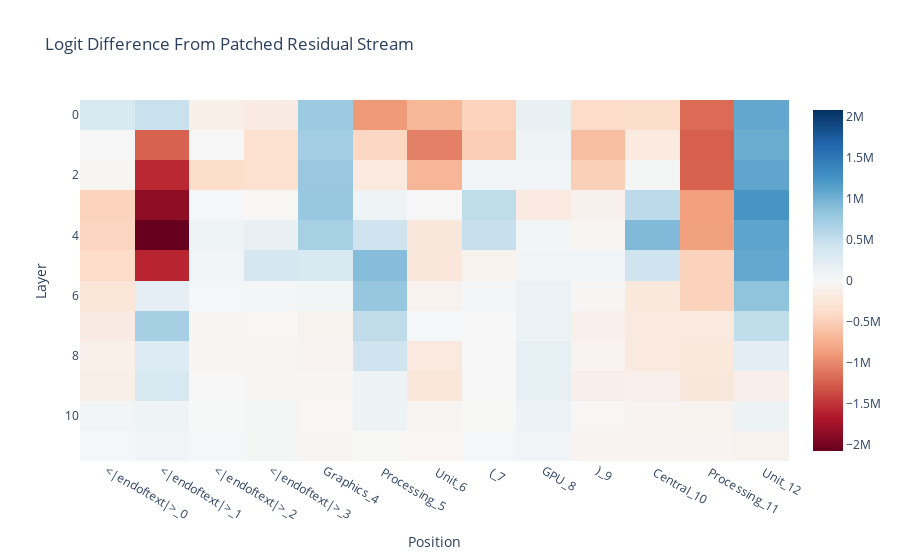

Notebook code cell kept with this figure:
### Code cell
prompt_position_labels = [
    f"{tok}_{i}" for i, tok in enumerate(model.to_str_tokens(tokens[0]))
]
imshow(
    patched_residual_stream_diff,
    x=prompt_position_labels,
    title="Logit Difference From Patched Residual Stream",
    labels={"x": "Position", "y": "Layer"},
)

### Figure 1 — Plotly figure (JSON) as saved in the notebook; plotly's stock layout.template omitted (floating-point values rounded to 4 significant figures; data arrays with more than 128 entries replaced by an {"elided": "..."} marker saying what was removed)
{"data": [{"coloraxis": "coloraxis", "hovertemplate": "Position: %{x}<br>Layer: %{y}<br>color: %{z}<extra></extra>", "name": "0", "type": "heatmap", "x": ["<|endoftext|>_0", "<|endoftext|>_1", "<|endoftext|>_2", "<|endoftext|>_3", "Graphics_4", " Processing_5", " Unit_6", " (_7", "GPU_8", ")_9", " Central_10", " Processing_11", " Unit_12"], "xaxis": "x", "yaxis": "y", "z": {"elided": "12x13 float values"}}], "layout": {"coloraxis": {"cmid": 0, "colorscale": [[0, "rgb(103,0,31)"], [0.1, "rgb(178,24,43)"], [0.2, "rgb(214,96,77)"], [0.3, "rgb(244,165,130)"], [0.4, "rgb(253,219,199)"], [0.5, "rgb(247,247,247)"], [0.6, "rgb(209,229,240)"], [0.7, "rgb(146,197,222)"], [0.8, "rgb(67,147,195)"], [0.9, "rgb(33,102,172)"], [1, "rgb(5,48,97)"]]}, "title": {"text": "Logit Difference From Patched Residual Stream"}, "xaxis": {"anchor": "y", "constrain": "domain", "domain": [0, 1], "scaleanchor": "y", "title": {"text": "Position"}}, "yaxis": {"anchor": "x", "autorange": "reversed", "constrain": "domain", "domain": [0, 1], "title": {"text": "Layer"}}}}
